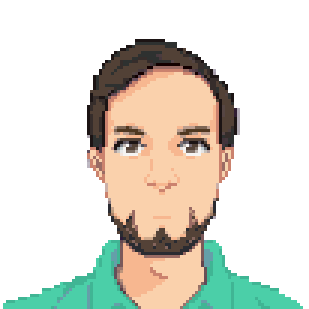
#> input picture consultation/graphics/Male103.png, 103 x 103 px, found by its file name (shown 3 times larger); the run also reads 2 pictures not shown here
$ jupyter execute image_recolouring.ipynb
#> lines starting #> are read from the running program, lines starting #| are printed output that depends on the picture; pictures that were not available may be replaced by others from this repository, and a replacement may not be noted
#> in getColourPalette, `colours = set(tuple(pixel) for row in hsv_image for pixel in row)`: colours = 2 items
#> in getColourPalette, `self.colour_palette = sorted(colours, key=lambda x: x[0])`: self.colour_palette = [(0, 0, 0), (26, 30, 245)]
[cell 1]
import cv2
import numpy as np
import matplotlib.pyplot as plt
import matplotlib.patches as patches
import math

class recolourImage():
    def __init__(self):
        self.colourPaletter = []
        self.skin_colour = [14, 80, 250]
        self.new_skin_colour = [14, 80, 200]
        self.skin_colour_palette = []
        self.tol = 69

    def getImage(self, image_path):
        self.img = cv2.imread(image_path)

    def dispColourPalette(self, colour_palette):
        num_colours = len(colour_palette)
#> num_colours = 2
        # print(num_colours)
        # Display the colour palette
        plt.figure()
        cols = 20
        rows = math.ceil(num_colours/cols)
#> rows = 1
        for idx, col in enumerate(colour_palette):
            plt.subplot(rows, cols, idx+1)
            # convert to rgb
            colour =  cv2.cvtColor(np.uint8([[col]]), cv2.COLOR_HSV2RGB)[0, 0, :]
            plt.imshow([[colour]], extent=(0, 1, 0, 1))

            # if skin tone add a rectangle
            if col in self.skin_colour_palette:
                rect = patches.Rectangle((0, 0), 1, 1, linewidth=3, edgecolor='r', facecolor='none')
                plt.gca().add_patch(rect)

            plt.title(idx, fontsize=7)
            plt.axis('off')
#> this loop made 2 passes
#> (col, colour) on pass 2: ((26, 30, 245), [245, 241, 216])

    def showImg(self):
        # show image
        plt.figure()
        plt.imshow(cv2.cvtColor(self.img, cv2.COLOR_BGR2RGB))
        plt.axis('off')

    def getColourPalette(self):
        # Convert the image to HSV color space
        hsv_image = cv2.cvtColor(self.img, cv2.COLOR_BGR2HSV)
        colours = set(tuple(pixel) for row in hsv_image for pixel in row)
        # Sort the colours set by Hue value
        self.colour_palette = sorted(colours, key=lambda x: x[0])

    def colour_distance(self, color1, color2):
        return np.linalg.norm(np.array(color1) - np.array(color2))

    def getSkinTone(self):
        self.skin_colour_palette = []
        # [colour_distance([14, 80, 250],col) for col in self.colour_palette]
        for col in self.colour_palette:
            # self.colour_distance(col,col)
            if self.colour_distance(self.skin_colour,col) < self.tol:
                self.skin_colour_palette.append(col)

    def dispChange(self):
        plt.figure(figsize=(1,2))
        plt.subplot(1, 2, 1)
        colour =  cv2.cvtColor(np.uint8([[self.skin_colour]]), cv2.COLOR_HSV2RGB)[0, 0, :]
        plt.imshow([[colour]], extent=(0, 1, 0, 1))
        plt.axis('off')
        plt.subplot(1, 2, 2)
        colour =  cv2.cvtColor(np.uint8([[self.new_skin_colour]]), cv2.COLOR_HSV2RGB)[0, 0, :]
        plt.imshow([[colour]], extent=(0, 1, 0, 1))
        plt.axis('off')

    def changeColuring(self):
        self.getColourPalette()
        self.getSkinTone()

        for idx, col in enumerate(self.colour_palette):
            if col in self.skin_colour_palette:
                mask = np.all(cv2.cvtColor(self.img, cv2.COLOR_BGR2HSV) == col, axis=-1)

                # Generate the new skin colour
                update = np.array(self.skin_colour) - np.array(col)
                new_col = self.new_skin_colour - update

                colour = cv2.cvtColor(np.uint8([[new_col]]), cv2.COLOR_HSV2BGR)[0, 0, :]
                self.img[mask] = colour


r = recolourImage()
# get the colours you want to use
r.getImage("skinColours.png")
r.getColourPalette()
r.dispColourPalette(r.colour_palette)
r.tol = 69

# calc size of figure
# plt.figure(figsize=(20,100))
# cols = 5
# rows = math.ceil(len(r.colour_palette)/cols)
for idx, skin_colour in enumerate(r.colour_palette):
    # make a new character
    r.new_skin_colour = skin_colour
#> r.new_skin_colour = (0, 0, 0)


    # get the image to replace
    r.getImage("Male103.png")
#> call 2 of getImage, with image_path = 'Male103.png'
#> in getImage, self.img is the input picture: shape (103, 103, 3); mean B, G, R 209.2, 219.6, 221.6

    r.changeColuring()
#> in getColourPalette (call 2), `hsv_image = cv2.cvtColor(self.img, cv2.COLOR_BGR2HSV)`: hsv_image: shape (103, 103, 3); mean H, S, V 12.6, 36.9, 230.9
#> the loop in getSkinTone, `for col in self.colour_palette:` made 177 passes
#> col on passes 1 to 3: (0, 46, 83), (0, 0, 255), (0, 255, 19)
#> after the loop in getSkinTone, `for col in self.colour_palette:`: self.skin_colour_palette = 23 items, first 6: (4, 68, 190), (6, 117, 203), (7, 45, 204), (8, 67, 230), (8, 84, 209), (9, 67, 223)
#> the loop in changeColuring, `for idx, col in enumerate(self.colour_palette):` made 177 passes
#> (col, update, new_col, colour) on passes 16, 34, 41, 47, 48, 51, 52, 53, 54, 55, 56: ((4, 68, 190), [10, 12, 60], [-10, -12, -60], [46, 196, 8]), ((6, 117, 203), [8, -37, 47], [-8, 37, -47], [187, 209, 179]), ((7, 45, 204), [7, 35, 46], [-7, -35, -46], [83, 210, 28]), ((8, 67, 230), [6, 13, 20], [-6, -13, -20], [86, 236, 11]), ((8, 84, 209), [6, -4, 41], [-6, 4, -41], [213, 215, 212]), ((9, 67, 223), [5, 13, 27], [-5, -13, -27], [91, 229, 11]), ((10, 81, 207), [4, -1, 43], [-4, 1, -43], [212, 213, 212]), ((10, 61, 187), [4, 19, 63], [-4, -19, -63], [85, 193, 14]), ((10, 83, 185), [4, -3, 65], [-4, 3, -65], [190, 191, 189]), ((10, 86, 204), [4, -6, 46], [-4, 6, -46], [207, 210, 205]), ((10, 22, 242), [4, 58, 8], [-4, -58, -8], [132, 248, 55])
#> (update, new_col, colour) on passes 64, 68, 70, 72, 74, 75: ([3, -26, 3], [-3, 26, -3], [238, 253, 227]), ([2, -1, 56], [-2, 1, -56], [200, 200, 199]), ([1, 23, 30], [-1, -23, -30], [123, 226, 19]), ([1, -5, 42], [-1, 5, -42], [212, 214, 210]), ([1, 4, 48], [-1, -4, -48], [105, 208, 2]), ([0, -9, 57], [0, 9, -57], [192, 192, 199])
#> after the loop in changeColuring, `for idx, col in enumerate(self.colour_palette):`:
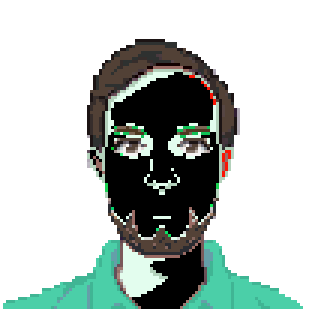
#> self.img: shape (103, 103, 3) (shown 3 times larger); mean B, G, R 186.3, 190.6, 181.5

    plt.figure()
    plt.imshow(cv2.cvtColor(r.img, cv2.COLOR_BGR2RGB))
    plt.axis('off')

plt.show()
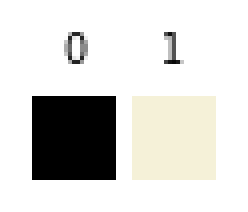
#> figure drawn by matplotlib, 2 panels
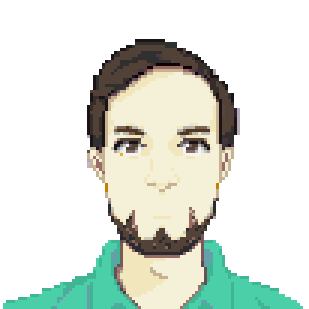
#> shown: shape (103, 103, 3) (shown 3 times larger); mean R, G, B 220.6, 226.9, 218

[cell 2]
# pip install pillow scikit-learn
from PIL import Image
import numpy as np
from sklearn.cluster import KMeans
import matplotlib.pyplot as plt
from matplotlib.colors import LinearSegmentedColormap, ListedColormap

def quantize_colors(image_path, n, num_colours=3):
    # Open the image
    original_image = Image.open(image_path)

    # Check that the image is nxnx4
    if original_image.mode != 'RGBA':
        # change image to be nxnx4
        original_image = original_image.convert('RGBA')

    # Resize the image to n by n pixels
    img = original_image.resize((n, n))

    # Convert the image to a NumPy array
    img_array = np.array(img)

    # print(img_array)
    # print(img_array.shape)

    # reshape into pixel and it's values
    pixels = img_array.reshape((-1, 4))
    # print(img_array.shape)
    # print(img_array)
    # print(pixels.shape)

    # Apply k-means clustering to find representative colors
    kmeans = KMeans(n_clusters=num_colours, random_state=42)
    kmeans.fit(pixels)
    labels = kmeans.predict(pixels)

    # Get the cluster centers (representative colors)
    cluster_centers = kmeans.cluster_centers_.astype(int)

    # print(labels.shape)
    # Reshape the labels back to the original image dimensions
    clustered_image = labels.reshape((n, n))

    # Display the original image
    plt.subplot(1, 3, 1)
    plt.title("Original Image")
    plt.imshow(original_image)
    plt.axis('off')
    # Display the resized image
    plt.subplot(1, 3, 2)
    plt.title("Resized Image")
    plt.imshow(img)
    plt.axis('off')
    # Display the clustered image
    plt.subplot(1, 3, 3)
    plt.title("Clustered Image")
    plt.imshow(clustered_image, cmap='viridis')  # Change colour map if needed
    plt.axis('off')
    # Show the plots
    plt.show()

    # Display the colour palette
    plt.figure()
    for idx, colour in enumerate(cluster_centers):
        plt.subplot(1, num_colours, idx+1)
        plt.imshow([[colour]], extent=(0, 1, 0, 1))
        plt.title(idx, fontsize=7)
        print(idx, colour)
        plt.axis('off')
    plt.show()
    # Display each color as subplots
    plt.figure()

    return clustered_image, cluster_centers

def recolour(surf_map, keys, cols):
    # colour map
    colours = [(0, 0, 0), (1, 1, 1), (1, 0, 0), (0.5, 0.5, 0.5)]

    # custom_cmap = ListedColormap(colours)
    custom_cmap = ListedColormap(cols) # using the provided colours
    # custom_cmap = "plasma"

    # Display the original image
    plt.subplot(1, 2, 1)
    plt.title("Original Image")
    plt.imshow(surf_map, cmap=custom_cmap)
    plt.axis('off')
    for i in range(surf_map.shape[0]):
        for j in range(surf_map.shape[1]):
            # check that the value exist in the key
            if surf_map[i][j] in keys:
                surf_map[i][j] = keys[surf_map[i][j]]
            else:
                # print(f"{surf_map[i][j]} not in the keys {keys} given")
                x = 1

    # Display the recoloured image
    plt.subplot(1, 2, 2)
    plt.title("Recoloured Image")
    plt.imshow(surf_map, cmap=custom_cmap)
    plt.axis('off')
    # Show the plots
    plt.show()


result_array, colours = quantize_colors("image2.png", 16, 4)
#> in quantize_colors, `img = original_image.resize((n, n))`:
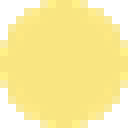
#> img: PIL image 16x16 RGBA (shown 8 times larger); mean R, G, B, A 202.8, 186.7, 105.1, 201.4; transparent parts drawn white
#> in quantize_colors, `pixels = img_array.reshape((-1, 4))`: pixels = 256 rows, first 6: [0, 0, 0, 0], [0, 0, 0, 0], [0, 0, 0, 0], [0, 0, 0, 0], [0, 0, 0, 0], [249, 228, 128, 175]
#> in quantize_colors, `labels = kmeans.predict(pixels)`: labels = 256 values, max 3 at index 19, min 0 at index 5, mean 1.8
#> in quantize_colors, `plt.show()`:
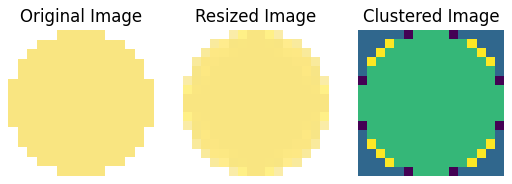
#> figure drawn by matplotlib, 3 panels
#> in quantize_colors, `plt.show()`:
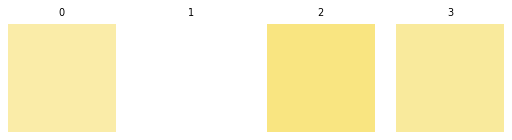
#> figure drawn by matplotlib, 4 panels
#> colours = [[249, 228, 128, 175], [0, 0, 0, 0], [249, 229, 129, 254], [248, 228, 128, 198]]

wrap = {0: 3, 1: 2, 2:1, 3:0}
recolour(result_array, wrap, colours/255)
#> in recolour, `plt.show()`:
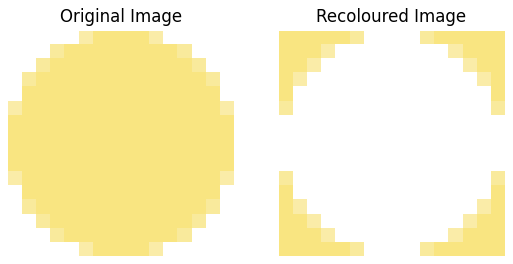
#> figure drawn by matplotlib, 2 panels
print(result_array)
#> (printed output is left out)
print(result_array.shape)
#| (16, 16)
